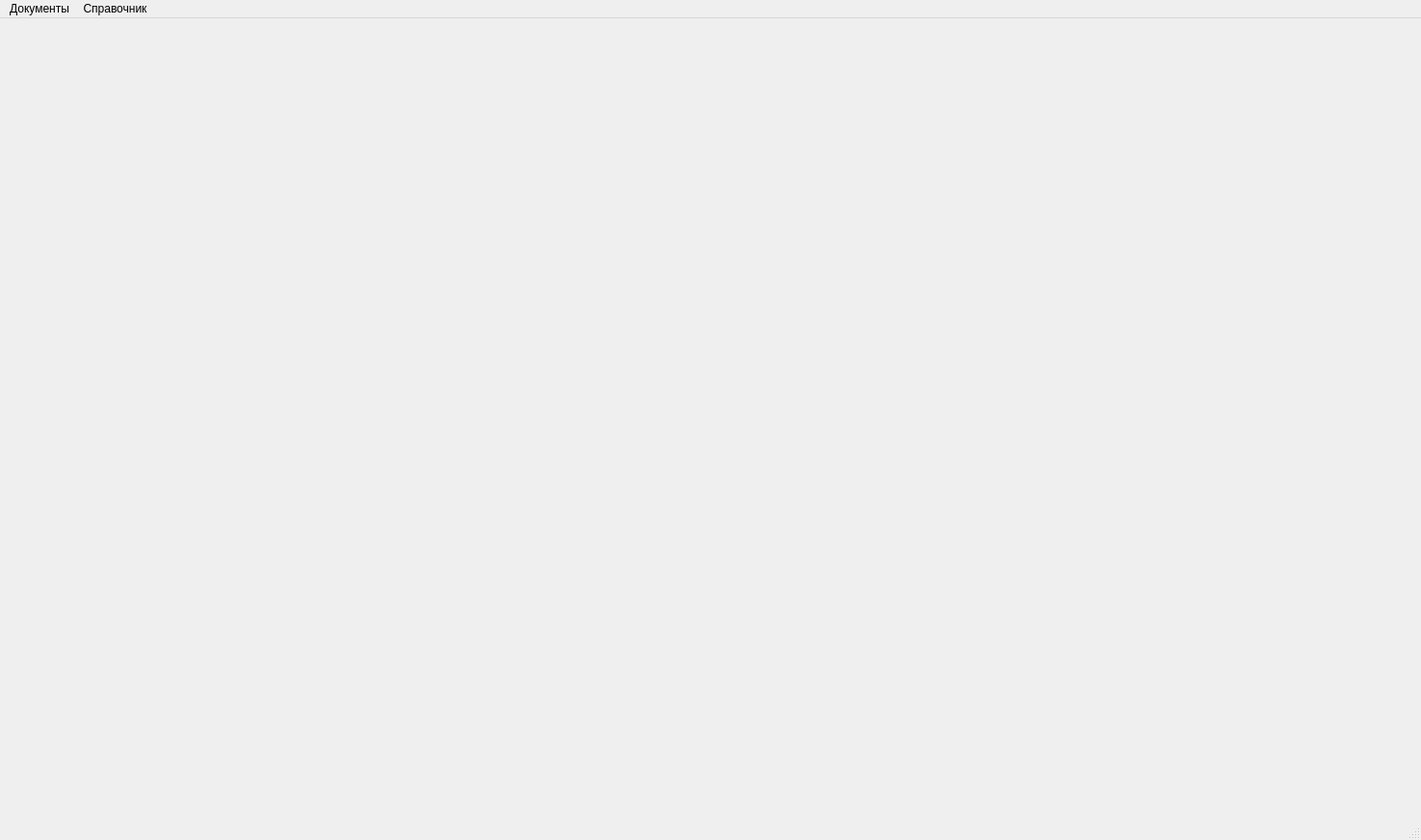
<?xml version="1.0" encoding="UTF-8"?>
<ui version="4.0">
 <class>MainWindow</class>
 <widget class="QMainWindow" name="MainWindow">
  <property name="geometry">
   <rect>
    <x>0</x>
    <y>0</y>
    <width>1475</width>
    <height>872</height>
   </rect>
  </property>
  <property name="minimumSize">
   <size>
    <width>1024</width>
    <height>720</height>
   </size>
  </property>
  <property name="windowTitle">
   <string>Торговля и склад</string>
  </property>
  <property name="styleSheet">
   <string notr="true">QMainWindow {
backround-color: #a4b0be;
color: #ffffff;
}
</string>
  </property>
  <property name="locale">
   <locale language="Russian" country="Russia"/>
  </property>
  <property name="inputMethodHints">
   <set>Qt::ImhNone</set>
  </property>
  <widget class="QWidget" name="centralwidget"/>
  <widget class="QMenuBar" name="main_menu">
   <property name="geometry">
    <rect>
     <x>0</x>
     <y>0</y>
     <width>1475</width>
     <height>22</height>
    </rect>
   </property>
   <property name="styleSheet">
    <string notr="true"/>
   </property>
   <widget class="QMenu" name="documents_menu">
    <property name="styleSheet">
     <string notr="true"/>
    </property>
    <property name="title">
     <string>Документы</string>
    </property>
    <widget class="QMenu" name="documents_for_buyers_menu">
     <property name="title">
      <string>Документы по покупателям</string>
     </property>
     <addaction name="realization_menu"/>
    </widget>
    <widget class="QMenu" name="documents_by_suppliers_menu">
     <property name="title">
      <string>Документы по поставщикам</string>
     </property>
     <addaction name="receipt_of_goods_menu"/>
    </widget>
    <addaction name="documents_for_buyers_menu"/>
    <addaction name="documents_by_suppliers_menu"/>
   </widget>
   <widget class="QMenu" name="guids_menu">
    <property name="title">
     <string>Справочник</string>
    </property>
   </widget>
   <addaction name="documents_menu"/>
   <addaction name="guids_menu"/>
  </widget>
  <widget class="QStatusBar" name="statusbar"/>
  <action name="realization_menu">
   <property name="text">
    <string>Реализация</string>
   </property>
  </action>
  <action name="receipt_of_goods_menu">
   <property name="text">
    <string>Поступление ТЦМ</string>
   </property>
  </action>
 </widget>
 <resources/>
 <connections/>
</ui>
